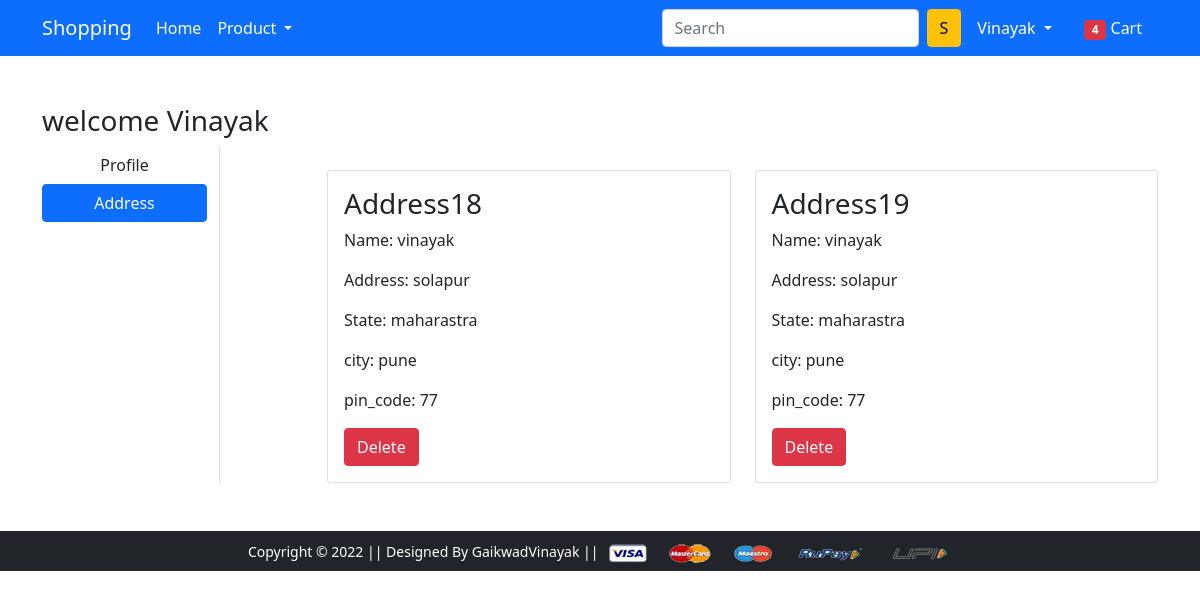
Screenshot of /address/ (signed in) with the database file from the repository.
### data/models.py (models this page shows, shortened)
class Customer(models.Model):
    user=models.ForeignKey(User,on_delete=models.PROTECT)
    name=models.CharField(max_length=20)
    address=models.CharField(max_length=20)
    address_2=models.CharField(max_length=20)
    city=models.CharField(max_length=20)
    state=models.CharField(choices=STATE_CHOICE,max_length=100)
    pin_code=models.IntegerField()

### data/views.py (the view)
# urls.py: path('address/', views.address, name='address'),
def address(request):
    if request.user.is_authenticated:
        data=Customer.objects.filter(user=request.user)
        return render(request,'app/address.html',{'data':data,'active':'btn-primary'})
    return redirect('/accounts/login')

### data/templates/app/address.html (shortened to what this page needs)
{% extends 'app/base.html' %}
{% load static %}
{% block main-content %}
<div class="container my-5">
 <div class="row">
 <h3>welcome {{request.user|capfirst}}</h3>
  <div class="col-sm-2 border-end">
   <ul class="list-unstyled">
    <li class="d-grid"><a href="{% url 'profile' %}" class="btn">Profile</a></li>
    <li class="d-grid"><a href="{% url 'address' %}" class="btn {{active}}">Address</a></li>
   </ul>
  </div>
  <div class="col-sm-9 offset-sm-1">
   <div class="row">
    {% for data in data %}
    <div class="col-sm-6"> <br>
     <div class="card">
      <div class="card-body">
        <h3>Address{{data.id}}</h3>
       <p>Name: {{data.name}}</p>
       <p>Address: {{data.address}}</p>
       <p>State: {{data.state}}</p>
       <p>city: {{data.city}}</p>
       <p>pin_code: {{data.pin_code}}</p>
       <a type="submit" class="btn btn-danger" href="{% url 'deleteordersview' data.pk %}">Delete</a></button>
      </div>
     </div>
    </div>
    {% endfor %}
   </div>
  </div>
 </div>
</div>
{% endblock main-content %}

### data/templates/app/base.html (shortened to what this page needs)
<!doctype html>
{% load static %}
<html lang="en">
  <head>
    <link href="https://cdn.jsdelivr.net/npm/bootstrap@5.0.0-beta1/dist/css/bootstrap.min.css" rel="stylesheet">
    <link rel="stylesheet" href="{% static 'app/css/owl.carousel.min.css' %}">
    <link rel="stylesheet" href="{% static 'app/css/all.min.css' %}">
    <link rel="stylesheet" href="{% static 'app/css/style.css' %}">
  </head>
  <body>
    <nav class="navbar navbar-expand-lg navbar-dark bg-primary">
     <div class="container">
       <a class="navbar-brand" href="/">Shopping</a>
       <div class="collapse navbar-collapse" id="navbarSupportedContent">
         <ul class="navbar-nav me-auto mb-2 mb-lg-0">
           <li class="nav-item">
             <a class="nav-link active" aria-current="page" href="/">Home</a>
           </li>
           <li class="nav-item dropdown">
             <a class="nav-link dropdown-toggle text-white" href="#" id="electronicsDropdown" role="button" data-bs-toggle="dropdown" aria-expanded="false">
              Product
             </a>
           </li>
         </ul>
         <form class="d-flex">
           <input class="form-control me-2" type="search" name="q" placeholder="Search" aria-label="Search">
           <button class="btn btn-warning" type="submit">S</button>
         </form>
         <div>
          <ul class="navbar-nav me-auto mb-2 mb-lg-0">
            {% if request.user.is_authenticated %}
           <li class="nav-item dropdown mx-2">
              <a class="nav-link dropdown-toggle text-white" href="#" id="profileDropdown" role="button" data-bs-toggle="dropdown" aria-expanded="false">
                {{request.user.username|capfirst}}
              </a>
            </li>
            <li class="nav-item mx-2">
             <a href="{% url 'showcart' %}" class="nav-link text-white"><span class="badge bg-danger">4</span> Cart </a>
            </li>
          {% endif %}
         </div>
       </div>
     </div>
    </nav>
    {% block main-content %} {% endblock main-content %}
    <footer class="container-fluid bg-dark text-center p-2 mt-5">
        <small class="text-white">Copyright &copy; 2022 || Designed By GaikwadVinayak || </small>
        <img src="{% static 'app/images/payment.png' %}" alt="" srcset="" class="img-fluid" height="2px">
    </footer>
  </body>
</html>

### rows the page displays
Customer: id "18", name "vinayak", address "solapur", state "maharastra", city "pune", pin_code "77"
Customer: id "19", name "vinayak", address "solapur", state "maharastra", city "pune", pin_code "77"

### other values shown
{{ request.user.username|capfirst }} "Vinayak"
{{ request.user|capfirst }} "Vinayak"
